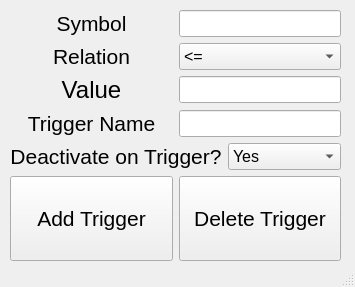
<?xml version="1.0" encoding="UTF-8"?>
<ui version="4.0">
 <class>TriggerWindow</class>
 <widget class="QMainWindow" name="TriggerWindow">
  <property name="geometry">
   <rect>
    <x>0</x>
    <y>0</y>
    <width>355</width>
    <height>287</height>
   </rect>
  </property>
  <property name="windowTitle">
   <string>Trigger GUI</string>
  </property>
  <widget class="QWidget" name="centralwidget">
   <widget class="QWidget" name="gridLayoutWidget">
    <property name="geometry">
     <rect>
      <x>10</x>
      <y>10</y>
      <width>331</width>
      <height>251</height>
     </rect>
    </property>
    <layout class="QGridLayout" name="gridLayout">
     <item row="1" column="0">
      <layout class="QHBoxLayout" name="RelationLayout">
       <item>
        <widget class="QLabel" name="RelationLabel">
         <property name="font">
          <font>
           <pointsize>16</pointsize>
          </font>
         </property>
         <property name="text">
          <string>Relation</string>
         </property>
         <property name="alignment">
          <set>Qt::AlignCenter</set>
         </property>
        </widget>
       </item>
       <item>
        <widget class="QComboBox" name="RelationComboBox">
         <property name="font">
          <font>
           <pointsize>12</pointsize>
          </font>
         </property>
         <item>
          <property name="text">
           <string>&lt;=</string>
          </property>
         </item>
         <item>
          <property name="text">
           <string>&lt;</string>
          </property>
         </item>
         <item>
          <property name="text">
           <string>&gt;=</string>
          </property>
         </item>
         <item>
          <property name="text">
           <string>&gt;</string>
          </property>
         </item>
         <item>
          <property name="text">
           <string>=</string>
          </property>
         </item>
        </widget>
       </item>
      </layout>
     </item>
     <item row="3" column="0">
      <layout class="QHBoxLayout" name="NameLayout">
       <item>
        <widget class="QLabel" name="NameLabel">
         <property name="font">
          <font>
           <pointsize>16</pointsize>
          </font>
         </property>
         <property name="text">
          <string>Trigger Name</string>
         </property>
         <property name="alignment">
          <set>Qt::AlignCenter</set>
         </property>
        </widget>
       </item>
       <item>
        <widget class="QLineEdit" name="NameText">
         <property name="sizePolicy">
          <sizepolicy hsizetype="Minimum" vsizetype="Fixed">
           <horstretch>0</horstretch>
           <verstretch>0</verstretch>
          </sizepolicy>
         </property>
         <property name="font">
          <font>
           <pointsize>12</pointsize>
          </font>
         </property>
        </widget>
       </item>
      </layout>
     </item>
     <item row="4" column="0">
      <layout class="QHBoxLayout" name="DeactivateLayout">
       <item>
        <widget class="QLabel" name="DeactivateLable">
         <property name="font">
          <font>
           <pointsize>16</pointsize>
          </font>
         </property>
         <property name="text">
          <string>Deactivate on Trigger?</string>
         </property>
         <property name="alignment">
          <set>Qt::AlignCenter</set>
         </property>
        </widget>
       </item>
       <item>
        <widget class="QComboBox" name="DeactivateComboBox">
         <property name="font">
          <font>
           <pointsize>12</pointsize>
          </font>
         </property>
         <property name="maxVisibleItems">
          <number>10</number>
         </property>
         <item>
          <property name="text">
           <string>Yes</string>
          </property>
         </item>
         <item>
          <property name="text">
           <string>No</string>
          </property>
         </item>
        </widget>
       </item>
      </layout>
     </item>
     <item row="2" column="0">
      <layout class="QHBoxLayout" name="ValueLayout">
       <item>
        <widget class="QLabel" name="ValueLabel">
         <property name="font">
          <font>
           <pointsize>18</pointsize>
          </font>
         </property>
         <property name="text">
          <string>Value</string>
         </property>
         <property name="alignment">
          <set>Qt::AlignCenter</set>
         </property>
        </widget>
       </item>
       <item>
        <widget class="QLineEdit" name="ValueText">
         <property name="sizePolicy">
          <sizepolicy hsizetype="Ignored" vsizetype="Fixed">
           <horstretch>0</horstretch>
           <verstretch>0</verstretch>
          </sizepolicy>
         </property>
         <property name="font">
          <font>
           <pointsize>12</pointsize>
          </font>
         </property>
        </widget>
       </item>
      </layout>
     </item>
     <item row="0" column="0">
      <layout class="QHBoxLayout" name="SymbolLayout">
       <item>
        <widget class="QLabel" name="SymbolLabel">
         <property name="font">
          <font>
           <pointsize>16</pointsize>
          </font>
         </property>
         <property name="text">
          <string>Symbol</string>
         </property>
         <property name="alignment">
          <set>Qt::AlignCenter</set>
         </property>
        </widget>
       </item>
       <item>
        <widget class="QLineEdit" name="SymbolText">
         <property name="sizePolicy">
          <sizepolicy hsizetype="Minimum" vsizetype="Fixed">
           <horstretch>0</horstretch>
           <verstretch>0</verstretch>
          </sizepolicy>
         </property>
         <property name="font">
          <font>
           <pointsize>12</pointsize>
          </font>
         </property>
         <property name="text">
          <string/>
         </property>
        </widget>
       </item>
      </layout>
     </item>
     <item row="5" column="0">
      <layout class="QHBoxLayout" name="ButtonLayout">
       <item>
        <widget class="QPushButton" name="AddButton">
         <property name="sizePolicy">
          <sizepolicy hsizetype="Minimum" vsizetype="Preferred">
           <horstretch>0</horstretch>
           <verstretch>0</verstretch>
          </sizepolicy>
         </property>
         <property name="font">
          <font>
           <pointsize>16</pointsize>
          </font>
         </property>
         <property name="text">
          <string>Add Trigger</string>
         </property>
        </widget>
       </item>
       <item>
        <widget class="QPushButton" name="DeleteButton">
         <property name="sizePolicy">
          <sizepolicy hsizetype="Minimum" vsizetype="Preferred">
           <horstretch>0</horstretch>
           <verstretch>0</verstretch>
          </sizepolicy>
         </property>
         <property name="font">
          <font>
           <pointsize>16</pointsize>
          </font>
         </property>
         <property name="text">
          <string>Delete Trigger</string>
         </property>
        </widget>
       </item>
      </layout>
     </item>
    </layout>
   </widget>
  </widget>
  <widget class="QStatusBar" name="statusbar"/>
 </widget>
 <resources/>
 <connections/>
</ui>
